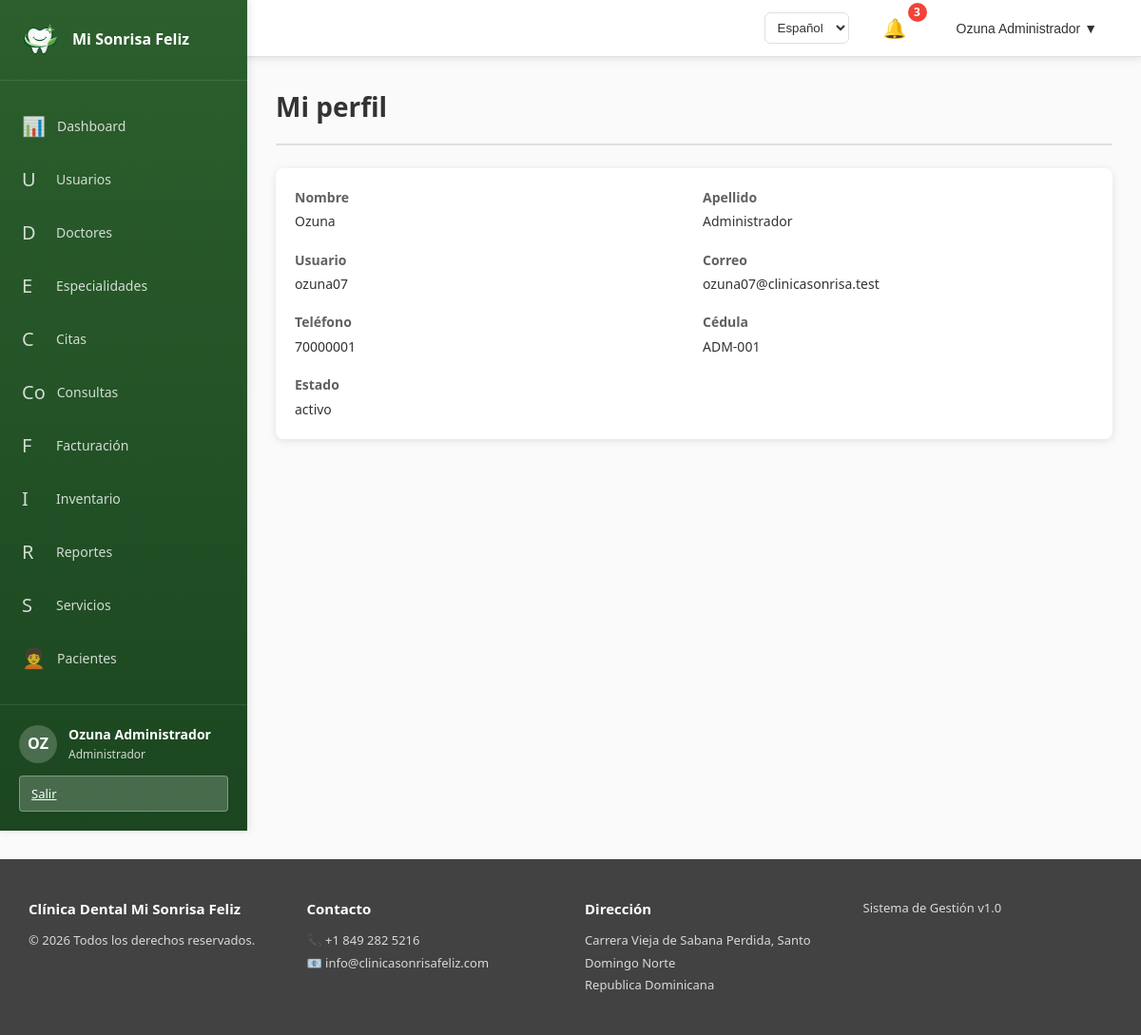
Screenshot of /pages/perfil.php (signed in) with the database file from the repository.
### tables this page shows
CREATE TABLE IF NOT EXISTS usuarios (
 id_usuario INT AUTO_INCREMENT PRIMARY KEY, id_rol INT NOT NULL,
 nombre VARCHAR(100) NOT NULL, apellido VARCHAR(100) NOT NULL,
 usuario_login VARCHAR(50) NOT NULL UNIQUE, email VARCHAR(120) NOT NULL UNIQUE,
 telefono VARCHAR(25), cedula VARCHAR(25) NOT NULL UNIQUE, password_hash VARCHAR(255) NOT NULL,
 estado ENUM('activo','inactivo') NOT NULL DEFAULT 'activo', fecha_creacion TIMESTAMP DEFAULT CURRENT_TIMESTAMP,
 fecha_actualizacion TIMESTAMP DEFAULT CURRENT_TIMESTAMP ON UPDATE CURRENT_TIMESTAMP,
 CONSTRAINT fk_usuario_rol FOREIGN KEY(id_rol) REFERENCES roles(id_rol)
);

### config/database.php (called while the page is built, shortened)
<?php
function executeQuery($sql, $params = []) {
    $conn = $GLOBALS['db_connection'];
    if (!empty($params)) {
        $stmt = $conn->prepare($sql);
        $types = '';
        foreach ($params as $param) {
            if (is_int($param)) {
                $types .= 'i';
            } elseif (is_float($param)) {
                $types .= 'd';
            } else {
                $types .= 's';
            }
        }
        $stmt->bind_param($types, ...$params);
        if (!$stmt->execute()) {
            throw new Exception("Execute failed: " . $stmt->error);
        }
        return $stmt;
    } else {
        $result = $conn->query($sql);
        if (!$result) {
            throw new Exception("Query failed: " . $conn->error);
        }
        return $result;
    }
}
function getRecord($sql, $params = []) {
    try {
        $result = executeQuery($sql, $params);
        if ($result instanceof mysqli_stmt) {
            $result = $result->get_result();
        }
        return $result->fetch_assoc();
    } catch (Exception $e) {
        error_log("Database Error: " . $e->getMessage());
        return null;
    }
}
?>

### pages/perfil.php (the view, shortened to what this page needs)
<?php
require_once __DIR__ . '/../config/database.php'; require_once __DIR__ . '/../config/config.php'; checkSession();
$user = getRecord('SELECT nombre, apellido, email, telefono, usuario_login, cedula, estado FROM usuarios WHERE id_usuario=?', [(int)$_SESSION['user_id']]); include __DIR__ . '/../includes/header.php';
?>
<div class="page-header"><h1>Mi perfil</h1></div><section class="content-section"><dl><?php foreach(['Nombre'=>'nombre','Apellido'=>'apellido','Usuario'=>'usuario_login','Correo'=>'email','Teléfono'=>'telefono','Cédula'=>'cedula','Estado'=>'estado'] as $label=>$key): ?><div><dt><?php echo $label; ?></dt><dd><?php echo htmlspecialchars((string)($user[$key] ?? '—')); ?></dd></div><?php endforeach; ?></dl></section>
<?php include __DIR__ . '/../includes/footer.php'; ?>

### assets/css/style.css (style rules this page uses)
:root { --primary-color: #4CAF50; --primary-dark: #388E3C; --primary-light: #81C784; --danger-color: #f44336; --warning-color: #ff9800; --success-color: #4CAF50; --info-color: #2196F3; --gray-100: #f5f5f5; --gray-200: #eeeeee; --gray-300: #e0e0e0; --gray-400: #bdbdbd; --gray-500: #9e9e9e; --gray-600: #757575; --gray-700: #616161; --gray-800: #424242; --gray-900: #212121; --text-color: #333333; --border-radius: 8px; --box-shadow: 0 2px 8px rgba(0, 0, 0, 0.1); --box-shadow-lg: 0 4px 16px rgba(0, 0, 0, 0.15); --transition: all 0.3s ease; }
* { margin: 0; padding: 0; box-sizing: border-box; }
html, body { height: 100%; font-family: 'Segoe UI', Tahoma, Geneva, Verdana, sans-serif; font-size: 14px; line-height: 1.6; color: var(--text-color); background-color: #fafafa; }

### assets/css/dashboard.css (style rules this page uses)
:root { --primary-color: #4CAF50; --primary-dark: #388E3C; --primary-light: #81C784; --danger-color: #f44336; --warning-color: #ff9800; --success-color: #4CAF50; --sidebar-width: 260px; --sidebar-width-collapsed: 80px; --topbar-height: 60px; --text-color: #333333; --gray-100: #f5f5f5; --gray-200: #eeeeee; --gray-300: #e0e0e0; --gray-500: #9e9e9e; --gray-700: #616161; --border-radius: 8px; --box-shadow: 0 2px 8px rgba(0, 0, 0, 0.1); --box-shadow-lg: 0 4px 16px rgba(0, 0, 0, 0.15); }

### pages/perfil.php (style rules this page uses)
.page-header { margin-bottom:24px;border-bottom:2px solid var(--gray-300);padding-bottom:16px }
.content-section { background:#fff;padding:20px;border-radius:8px;box-shadow:var(--box-shadow) }
dl { display:grid;grid-template-columns:repeat(2,minmax(0,1fr));gap:18px }
dt { font-weight:700;color:var(--gray-700) }
dd { margin:3px 0 0 }

### rows the page displays
usuarios: nombre "Ozuna", apellido "Administrador", usuario_login "ozuna07", email "ozuna07@clinicasonrisa.test", telefono "70000001", cedula "ADM-001", estado "activo"

### other values shown
$item['icon'] "📊"
$item['label'] "Dashboard"
$item['icon'] "U"
$item['label'] "Usuarios"
$item['icon'] "D"
$item['label'] "Doctores"
$item['icon'] "E"
$item['label'] "Especialidades"
$item['icon'] "C"
$item['label'] "Citas"
$item['icon'] "Co"
$item['label'] "Consultas"
$item['icon'] "F"
$item['label'] "Facturación"
$item['icon'] "I"
